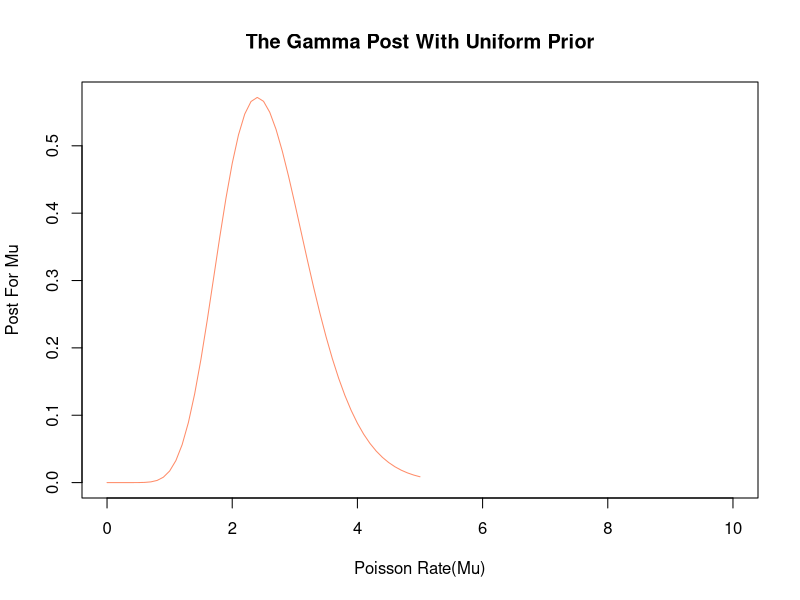
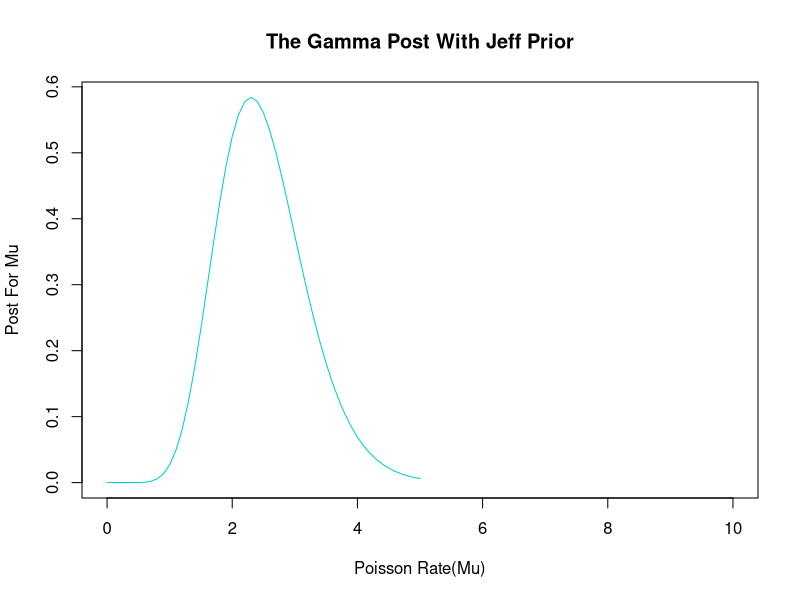
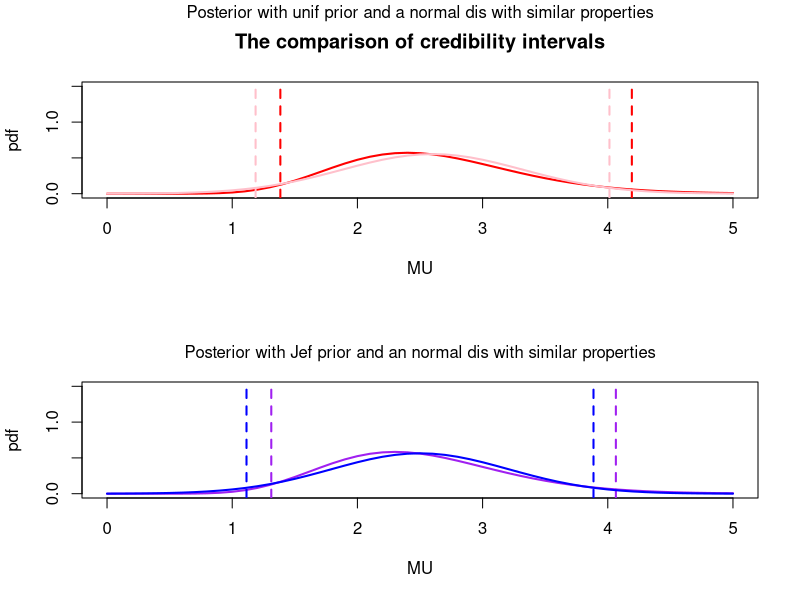

Source code (R) for these figures, in order: (Note: this script raises an error after producing the figures.)
#EX5 
#Melika keshavarzmirzamohammdi
#2054633

#------------------------------------------------------------------------------
#Q1

#--------a---------- 
#uniform prior
#the posterior for multiple measurements is a gamma disribution with:
data <- c(4, 1, 3, 1, 3)
alpha = 13
lambda = 5
mu = seq(0, 5, by = 1/10)
post_U = dgamma(mu, shape = alpha , rate = lambda);post_U
#plot1
plot(mu, post_U, main= 'The Gamma Post With Uniform Prior',
     xlab = 'Poisson Rate(Mu)', ylab = 'Post For Mu',
     col = 'salmon1', type = 'l', xlim = c(0, 10))

#The mean, median, and variance value:

#numerically

E_N_U = weighted.mean(mu, post_U); E_N_U #the mean
E_2_N_U = weighted.mean(mu^2, post_U); E_2_N_U #second moment
var_N_U = E_2_N_U - (E_N_U)^2; var_N_U#the variance
mediam_N_U<-median(mu)#the median


#analytically

E_A_U<-integrate(function(x){x*dgamma(x,shape=alpha, rate = lambda)}, -Inf, Inf);E_A_U#the mean
E_2_A_U<-integrate(function(x){x^2*dgamma(x,shape=alpha, rate = lambda)}, -Inf, Inf);E_2_A_U#second moment
var_A_U <- E_2_A_U$value - (E_A_U$value)^2;var_A_U#the variance
mediam_N_U = qgamma(0.5, shape = alpha, rate = lambda); mediam_N_U #the median

#----------b--------------
#again the posterior is gamma since the Jef prior is a member of Gamma conjugate family.
alpha = 12.5
lambda = 5

mu = seq(0, 5, by = 1/10)
post = dgamma(mu, shape = alpha , rate = lambda)
#plot2
plot(mu, post, main= 'The Gamma Post With Jeff Prior',
     xlab = 'Poisson Rate(Mu)', ylab = 'Post For Mu',
     col = 'cyan3', type = 'l', xlim = c(0, 10))

#second part of question:

#numerically

E_N_J = weighted.mean(mu, post); E_N_J #the mean
E_2_N_J = weighted.mean(mu^2, post); E_2_N_J #second moment
var_N_J = E_2_N_J - (E_N_J)^2; var_N_J#the variance
mediam_N_J<-median(mu)#the median


#analytically

E_A_J<-integrate(function(x){x*dgamma(x,shape=alpha, rate = lambda)}, -Inf, Inf);E_A_J#the mean
E_2_A_J<-integrate(function(x){x^2*dgamma(x,shape=alpha, rate = lambda)}, -Inf, Inf);E_2_A_J#second moment
var_A_J <- E_2_A_J$value - (E_A_J$value)^2;var_A_J#the variance
mediam_N_J <- qgamma(0.5, shape = alpha, rate = lambda); mediam_N_J #the median

#---------c-------------

#95% credibility 

#for the posterior with uniform prior:

alpha = 13
lambda = 5
low_U = qgamma(0.025, shape =alpha, rate = lambda );low_U
high_U = qgamma(0.975, shape = alpha, rate = lambda); high_U
#similar normal dis:
post_N_U <- dnorm(mu, mean= E_A_U$value, sd = sqrt(var_A_U));post_N_U
low_U_N = qnorm(0.025, mean = E_A_U$value, sd = sqrt(var_A_U));low_U_N
high_U_N = qnorm(0.975, mean = E_A_U$value, sd = sqrt(var_A_U));high_U_N

#for the posterior with Jeff prior:


alpha = 12.5
lambda = 5
low_J = qgamma(0.025, shape =alpha, rate = lambda );low_J
high_J = qgamma(0.975, shape = alpha, rate = lambda); high_J
#similar normal dis:
post_N_J <- dnorm(mu, mean = E_A_J$value,sd = sqrt(var_A_J));post_N_J
low_J_N = qnorm(0.025, mean = E_A_J$value, sd = sqrt(var_A_J));low_J_N
high_J_N = qnorm(0.975, mean = E_A_J$value, sd = sqrt(var_A_J));high_J_N



#plot3
par(mfrow = c(2, 1))
plot(mu, post_U, col = 'red', main = 'The comparison of credibility intervals',
     type = 'l', lwd = 2, xlab = 'MU', ylab = 'pdf', ylim = c(0, 1.5))
abline(v = low_U, col = 'red', lwd = 2, lty = 2)
abline(v = high_U, col = 'red', lwd = 2, lty = 2)
lines(mu,post_N_U, col = 'pink', lwd = 2)
abline(v = low_U_N, col ='pink', lty = 2, lwd = 2 )
abline(v = high_U_N, col = 'pink', lty = 2, lwd = 2)
mtext('Posterior with unif prior and a normal dis with similar properties',
      side = 3, line = 3, font = 1)
plot(mu, post, col = 'purple', lwd = 2, type = 'l', xlab = 'MU',
     ylab = 'pdf', ylim = c(0, 1.5))
abline(v = low_J, col = 'purple', lwd = 2, lty = 2)
abline(v = high_J, col = 'purple', lwd = 2, lty = 2)
lines(mu, post_N_J, col = 'blue', lwd = 2)
abline(v = low_J_N, col = 'blue', lwd = 2, lty = 2)
abline(v = high_J_N, col = 'blue', lwd = 2, lty = 2)
mtext('Posterior with Jef prior and an normal dis with similar properties',
      line = 1, side = 3, font = 1)


#------------------------------------------------------------------------------
#EX2
#p(alpha . beta | D) = p(alpha| D) p(beta | D)
#prior dis for both parameters are considered to be uniform.

p.log.like <- function(data, a, b){
  logL <- 0.0
  for(x in data){
    logL <- logL -log(1 + ((x -a)/b)^2)
  }
  return(logL)
}

#Alpha
n.sample <- 200
x.min <- -6; x.max <- 6
h <- (x.max - x.min)/n.sample
alpha <- seq(from = x.min, by = h, length.out = n.sample + 1)

#Beta
b.min = 1; b.max = 6
hb <- (b.max -b.min )/ n.sample
beta <- seq(from = b.min, by = hb, length.out = n.sample + 1)

#the data and its dimenstion:
#I sampled from the inverse for of data distribution for individual measurement.
x <- runif(200, min = 1.5, max = 1.7)
inverse <-  function(x){
  y <- (( (exp(x)/pi) -1)^0.5) + 1
  return(y)
}

data <- inverse(x);data
str.dim <- readline('Enter data set dimension: ')
dim <- as.numeric(unlist(strsplit(str.dim, ',')))
dt <- data[1:dim]

#calculating max for alpha:
#*we put the beta = 1 and make it constant to get the max of alpha. 
log.star_alpha <- p.log.like(dt, alpha, 1)#this function is for the posterior of alpha
index.max.alpha <- which.max(log.star_alpha)
alpha.max <- alpha[index.max.alpha]
cat('The max of alpha is :', alpha.max)

#calculating max for beta:
log.star_beta <- p.log.like(dt, 1, beta)#this function is for the posterior of beta
index.max.beta <- which.max(log.star_beta)
beta.max <- beta[index.max.beta]
cat('The max of beta is :', beta.max)





#exp and normalization both posts:
post.star_alpha <- exp(log.star_alpha)
post.star_beta <- exp(log.star_beta)
y.post_alpha <- post.star_alpha /(h*sum(post.star_alpha))
y.post_beta <- post.star_beta /(hb*sum(post.star_beta))


#we want p(alpha .beta | D):
P = y.post_alpha * y.post_beta;P

#plot4
par(mfrow = c(3, 1))
plot(alpha, y.post_alpha, type = 'l', lwd = 2, col = 'plum1', xlab ='alpha')
mtext('Posterior for alpha, n = 100:', line = 2, side = 3)
plot(beta , y.post_beta, lwd = 2, col = 'salmon3', type = 'l')
mtext('posterior for beta, n= 100:', line = 2, side = 3 )
plot(alpha * beta, P, lwd = 2, col = 'gold', type = 'l')
mtext('posterior for alpha and beta, n = 100:', line = 2, side = 3)

#every time I calculated everything by different numbers of collected data, and 
#I stuck the plots all together by par:

#plot5
par(mfrow = c(3, 4))
plot(alpha * beta, P, lwd = 2, col = 'tomato1', type = 'l', main = 'n = 100')
mean.dt = mean(dt)
abline(v = mean.dt, lty = 2, lwd = 2, col = 'forestgreen')
#-------------------------------------------------------------------------------

#EX3

#----------------a-----------------
#Generative model
signal <- function(x, a, b, x0, w, t) {
  t* (a* exp(-(x-x0)^2/(2*w^2)) + b)
}

#parameters

x0 <- 0
A.true <- 2
B.true <- 1
Delta.t <- 5


#The data
#I increased the resolution of data.
#I should keep the sample range intact too.
w <- c(0.1, 0.25, 1, 2, 3)

xdat_1 <- seq(from = -70*w[1], to = 70*w[1], by = 0.5*w[1])
xdat_2 <- seq(from = -28*w[2], to = 70*w[2], by = 0.5*w[2])
xdat_3 <- seq(from = - 7*w[3], to =  7*w[3], by = 0.5*w[3])
xdat_4 <- seq(from =-3.5*w[4], to =3.5*w[4], by = 0.5*w[4])
xdat_5 <- seq(from =-7/3*w[5], to =7/3*w[5], by = 0.5*w[5])






s.true_1 <- signal(xdat_1, A.true, B.true, x0, w[1], Delta.t)
s.true_2 <- signal(xdat_2, A.true, B.true, x0, w[2], Delta.t)
s.true_3 <- signal(xdat_3, A.true, B.true, x0, w[3], Delta.t)
s.true_4 <- signal(xdat_4, A.true, B.true, x0, w[4], Delta.t)
s.true_5 <- signal(xdat_5, A.true, B.true, x0, w[5], Delta.t)


ddat_1 <- rpois(length(s.true_1), s.true_1)
ddat_2 <- rpois(length(s.true_2), s.true_2)
ddat_3 <- rpois(length(s.true_3), s.true_3)
ddat_4 <- rpois(length(s.true_4), s.true_4)
ddat_5 <- rpois(length(s.true_5), s.true_5)



xplot_1 <- seq(from = min(xdat_1), to = max(xdat_1), by = 0.05*w[1])
xplot_2 <- seq(from = min(xdat_2), to = max(xdat_2), by = 0.05*w[2])
xplot_3 <- seq(from = min(xdat_3), to = max(xdat_3), by = 0.05*w[3])
xplot_4 <- seq(from = min(xdat_4), to = max(xdat_4), by = 0.05*w[4])
xplot_5 <- seq(from = min(xdat_5), to = max(xdat_5), by = 0.05*w[5])



splot_1 <- signal(xplot_1, A.true, B.true, x0, w[1], Delta.t)
splot_2 <- signal(xplot_2, A.true, B.true, x0, w[2], Delta.t)
splot_3 <- signal(xplot_3, A.true, B.true, x0, w[3], Delta.t)
splot_4 <- signal(xplot_4, A.true, B.true, x0, w[4], Delta.t)
splot_5 <- signal(xplot_5, A.true, B.true, x0, w[5], Delta.t)




#plotting signals with different resolutions:
#plot6
par(mfrow = c(3, 2))
xdat.off_1 <- xdat_1 -0.25
plot(xdat.off_1 , ddat_1, type = 's', col = 'red', lwd = 1, xlim = range(xplot_1),
     ylim = range(c(splot_1, ddat_1)), main = 'w = 0.1',
     xlab = 'x', ylab = 'signal background counts')
lines(xplot_1 , splot_1, col = 'forestgreen')
mtext('Here we changed the resolution of the data for 5 different w:', side= 3, line = 2.5,
      font = 1)

xdat.off_2 <- xdat_2 -0.25
plot(xdat.off_2 , ddat_2, type = 's', col = 'red', lwd = 1, xlim = range(xplot_2),
     ylim = range(c(splot_2, ddat_2)), main = 'w = 0.25',
     xlab = 'x', ylab = 'signal background counts')
lines(xplot_2 , splot_2, col = 'forestgreen')


xdat.off_3 <- xdat_3 - 0.25
plot(xdat.off_3 , ddat_3, type = 's', col = 'red', lwd = 1, xlim = range(xplot_3),
     ylim = range(c(splot_3, ddat_3)), main = 'w = 1',
     xlab = 'x', ylab = 'signal background counts')
lines(xplot_3 , splot_3, col = 'forestgreen')

xdat.off_4 <- xdat_4 - 0.25
plot(xdat.off_4 , ddat_4, type = 's', col = 'red', lwd = 1, xlim = range(xplot_4),
     ylim = range(c(splot_4, ddat_4)), main = 'w = 2',
     xlab = 'x', ylab = 'signal background counts')
lines(xplot_4 , splot_4, col = 'forestgreen')


xdat.off_5 <- xdat_5 - 0.25 
plot(xdat.off_5 , ddat_5, type = 's', col = 'red', lwd = 1, xlim = range(xplot_5),
     ylim = range(c(splot_5, ddat_5)), main = 'w = 3',
     xlab = 'x', ylab = 'signal background counts')
lines(xplot_5 , splot_5, col = 'forestgreen')

#---------------b-------------

#I changed the ratio A/B to 1, 2, 10, 25.
A <- c(1, 4, 30, 100)
B <- c(1, 2, 3, 4)
x0 <- 0
w<- 1
Delta.t <- 5
set.seed(205)




#A/B = 1
xdat <- seq(from = - 7*w, to =  7*w, by = 0.5*w)
s.true_AB_1 <- signal(xdat, A[1], B[1], x0, w, Delta.t)
ddat <- rpois(length(s.true_AB_1), s.true_AB_1)

xplot <- seq(from = min(xdat), to = max(xdat), by = 0.05*w)
splot <- signal(xplot, A[1], B[1], x0, w, Delta.t)




#plot7:


#A/B = 1
par(mfrow = c(2, 2))
xdat.off <- xdat - 0.25
#plot
plot(xdat.off , ddat, type = 's', col = 'cyan3', lwd = 1, xlim = range(xplot),
     ylim = range(c(splot, ddat)), xlab = 'x', ylab = 'Signal background counts',
     main = 'A/B = 1')
lines(xplot, splot, col = 'purple')



#A/B= 2
xdat <- seq(from = - 7*w, to =  7*w, by = 0.5*w)
s.true_AB_2 <- signal(xdat, A[2], B[2], x0, w, Delta.t)
ddat <- rpois(length(s.true_AB_2), s.true_AB_2)
xplot <- seq(from = min(xdat), to = max(xdat), by = 0.05*w)
splot <- signal(xplot, A[2], B[2], x0, w, Delta.t)
xdat.off <- xdat - 0.25
#plot
plot(xdat.off , ddat, type = 's', col = 'cyan2', lwd = 1, xlim = range(xplot),
     ylim = range(c(splot, ddat)), xlab = 'x', ylab = 'Signal background counts',
     main = 'A/B = 2')
lines(xplot, splot, col = 'purple')



#A/B = 10
xdat <- seq(from = - 7*w, to =  7*w, by = 0.5*w)
s.true_AB_3 <- signal(xdat, A[3], B[3], x0, w, Delta.t)
ddat <- rpois(length(s.true_AB_3), s.true_AB_3)
xplot <- seq(from = min(xdat), to = max(xdat), by = 0.05*w)
splot <- signal(xplot, A[3], B[3], x0, w, Delta.t)
xdat.off <- xdat - 0.25
#plot
plot(xdat.off , ddat, type = 's', col = 'cyan2', lwd = 1, xlim = range(xplot),
     ylim = range(c(splot, ddat)), xlab = 'x', ylab = 'Signal background counts',
     main = 'A/B = 10')
lines(xplot, splot, col = 'purple')




#A/B = 25
xdat <- seq(from = - 7*w, to =  7*w, by = 0.5*w)
s.true_AB_4 <- signal(xdat, A[4], B[4], x0, w, Delta.t)
ddat <- rpois(length(s.true_AB_4), s.true_AB_4)
xplot <- seq(from = min(xdat), to = max(xdat), by = 0.05*w)
splot <- signal(xplot, A[4], B[4], x0, w, Delta.t)
xdat.off <- xdat - 0.25
#plot
plot(xdat.off , ddat, type = 's', col = 'cyan2', lwd = 1, xlim = range(xplot),
     ylim = range(c(splot, ddat)), xlab = 'x', ylab = 'Signal background counts',
     main = 'A/B = 25')
lines(xplot, splot, col = 'purple')




#----------------------------Finish----------------------  :)



